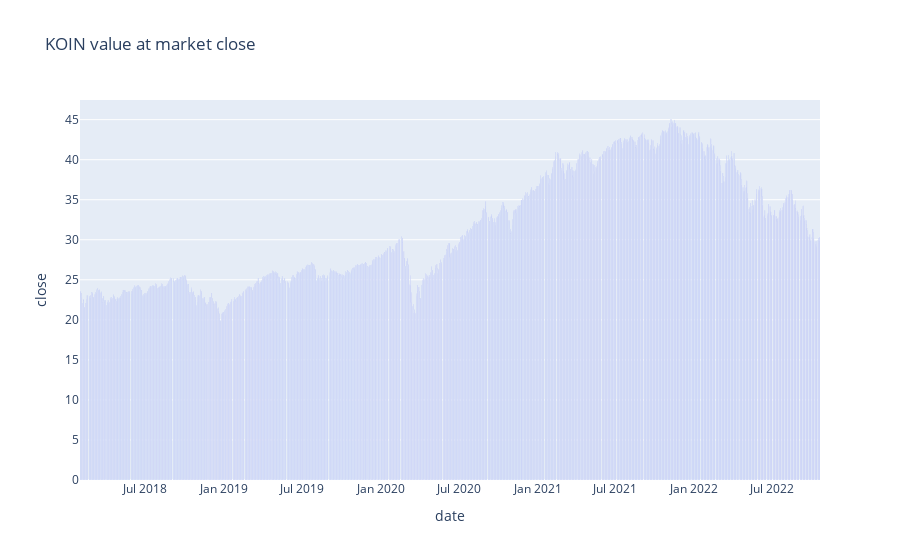

Notebook source saved alongside this figure:
### Code cell
# Bar plot

figure3 = px.bar(koin_w_moving_average, x=koin_w_moving_average.date, y=koin_w_moving_average.close, title="KOIN value at market close")
figure3.show()

### Figure 1 — Plotly figure (JSON) as saved in the notebook; plotly's stock layout.template omitted (floating-point values rounded to 4 significant figures; data arrays with more than 128 entries replaced by an {"elided": "..."} marker saying what was removed)
{"data": [{"alignmentgroup": "True", "hovertemplate": "date=%{x}<br>close=%{y}<extra></extra>", "legendgroup": "", "marker": {"color": "#636efa", "pattern": {"shape": ""}}, "name": "", "offsetgroup": "", "orientation": "v", "showlegend": false, "textposition": "auto", "type": "bar", "x": {"elided": "1192 str values"}, "xaxis": "x", "y": {"elided": "1192 float values"}, "yaxis": "y"}], "layout": {"barmode": "relative", "legend": {"tracegroupgap": 0}, "title": {"text": "KOIN value at market close"}, "xaxis": {"anchor": "y", "domain": [0, 1], "title": {"text": "date"}}, "yaxis": {"anchor": "x", "domain": [0, 1], "title": {"text": "close"}}}}
